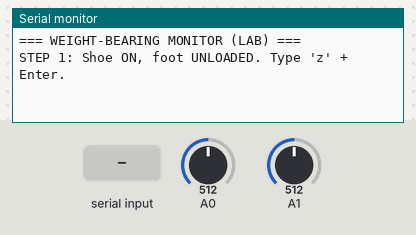
Bench run of a sketch on a simulated Arduino Uno, built with avr-gcc and run on an emulated ATmega328P. Parts: the last lines printed to the serial monitor. The inputs (shaded band) are chosen by the test bench; at power-on: A0 = 512, A1 = 512.

Above: at 1.2 s.
1.3 s: "z" received over Serial
At 4.1 s:
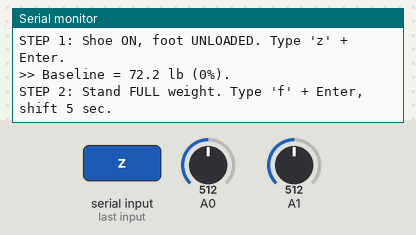
4.3 s: "f" received over Serial
At 5.2 s:
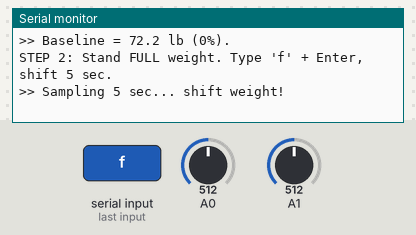

The sketch:

01_lab_version.ino
```cpp
// Two-sensor weight-bearing — LAB DATA COLLECTION (Arduino Uno)
// This is the version used at the Wolf Orthopaedic Biomechanics Laboratory,
// Western University, for the force-plate validation session.
//
// A1 = heel sensor, A0 = ball sensor

float bodyWeight = 177.0;
float a1 = 2.82e7, b1 = -2.22;   // heel, A1
float a2 = 9.83e7, b2 = -2.34;   // ball, A0

float baselineForce = 0;
float fullWeightForce = 0;
int calStep = 0;

bool liveMode = true;
bool recording = false;
unsigned long recordStart = 0;

float readingToForce(int reading, float a, float b) {
  if (reading >= 1015) return 0;
  if (reading < 1) reading = 1;
  float force = a * pow(reading, b);
  if (force < 0) force = 0;
  return force;
}

int readAvg(int pin) {
  long total = 0;
  for (int i = 0; i < 5; i++) { total += analogRead(pin); }
  return total / 5;
}

void setup() {
  Serial.begin(115200);
  Serial.println("=== WEIGHT-BEARING MONITOR (LAB) ===");
  Serial.println("STEP 1: Shoe ON, foot UNLOADED. Type 'z' + Enter.");
}

void loop() {
  // ---- CALIBRATION ----
  if (calStep < 2) {
    if (Serial.available() > 0) {
      char c = Serial.read();
      if (calStep == 0 && c == 'z') {
        float sum = 0; int n = 0; unsigned long t = millis();
        while (millis() - t < 2000) {
          float fBall = readingToForce(readAvg(A0), a2, b2);
          float fHeel = readingToForce(readAvg(A1), a1, b1);
          sum += (fHeel + fBall); n++;
        }
        baselineForce = sum / n;
        Serial.print(">> Baseline = "); Serial.print(baselineForce, 1); Serial.println(" lb (0%).");
        Serial.println("STEP 2: Stand FULL weight. Type 'f' + Enter, shift 5 sec.");
        calStep = 1;
      }
      else if (calStep == 1 && c == 'f') {
        Serial.println(">> Sampling 5 sec... shift weight!");
        float sum = 0; int n = 0; unsigned long t = millis();
        while (millis() - t < 5000) {
          float fBall = readingToForce(readAvg(A0), a2, b2);
          float fHeel = readingToForce(readAvg(A1), a1, b1);
          sum += (fHeel + fBall); n++;
        }
        fullWeightForce = sum / n;          // <-- THE BUG: mean of a moving hold
        if (fullWeightForce - baselineForce < 1) fullWeightForce = baselineForce + 1;
        Serial.print(">> Full weight = "); Serial.print(fullWeightForce, 1); Serial.println(" lb (100%).");
        Serial.println("=== LIVE. 's'=stop, 'g'=record 5s, 'c'=continue ===");
        calStep = 2;
      }
    }
    return;
  }

  // ---- COMMANDS ----
  if (Serial.available() > 0) {
    char c = Serial.read();
    if (c == 's') { liveMode = false; recording = false; Serial.println(">> STOPPED"); }
    else if (c == 'c') { liveMode = true; recording = false; Serial.println(">> LIVE"); }
    else if (c == 'g') {
      liveMode = true; recording = true; recordStart = millis();
      Serial.println("====== TRIAL START ======");
      Serial.println("Time(ms),Heel_avg,Heel_lb,Ball_avg,Ball_lb,Percent,Heel_raw,Ball_raw");
    }
  }

  if (!liveMode && !recording) return;

  // ---- READ ----
  int heel_avg = readAvg(A1);
  int ball_avg = readAvg(A0);
  int heel_raw = analogRead(A1);
  int ball_raw = analogRead(A0);

  float heel_lb = readingToForce(heel_avg, a1, b1);
  float ball_lb = readingToForce(ball_avg, a2, b2);
  float totalForce = heel_lb + ball_lb;
  float percent = ((totalForce - baselineForce) / (fullWeightForce - baselineForce)) * 100.0;

  if (recording) {
    unsigned long elapsed = millis() - recordStart;
    Serial.print(elapsed); Serial.print(",");
    Serial.print(heel_avg); Serial.print(",");
    Serial.print(heel_lb, 1); Serial.print(",");
    Serial.print(ball_avg); Serial.print(",");
    Serial.print(ball_lb, 1); Serial.print(",");
    Serial.print(percent, 1); Serial.print(",");
    Serial.print(heel_raw); Serial.print(",");
    Serial.println(ball_raw);
    if (elapsed > 5000) {
      recording = false;
      liveMode = false;
      Serial.println("====== TRIAL END ======");
      Serial.println(">> STOPPED (press 'c' for live, 'g' for another trial)");
    }
    delay(15);
  } else {
    Serial.print("Heel: ");
    Serial.print(heel_avg); Serial.print(", "); Serial.print(heel_raw);
    Serial.print(" ("); Serial.print(heel_lb, 1); Serial.print(" lb) | Ball: ");
    Serial.print(ball_avg); Serial.print(", "); Serial.print(ball_raw);
    Serial.print(" ("); Serial.print(ball_lb, 1); Serial.print(" lb) | TOTAL: ");
    Serial.print(percent, 1); Serial.println("%");
    delay(15);
  }
}
```

Measured:
- after the input at 1.3 s, the serial monitor: prints a new line after 2.0 s (image 1)
- after the input at 4.3 s, the serial monitor: prints a new line at once (image 2)
